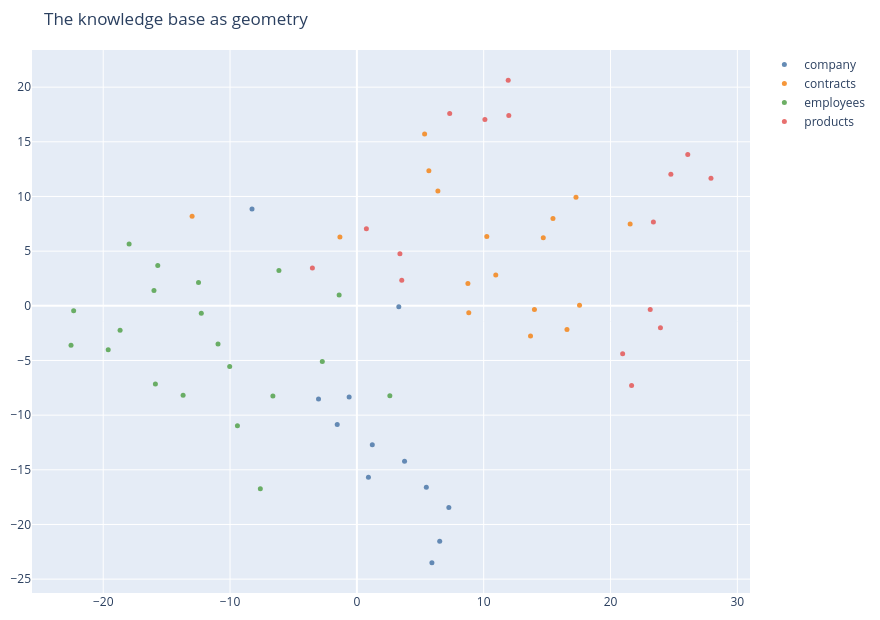

Notebook cell for this chart:
### Markdown cell above
---
## 5. Let's actually look at it

Those vectors have 384 dimensions, which nobody can picture. **t-SNE** squashes them down to 2, keeping near things near.

Nothing below knows which folder a chunk came from — the colours are added afterwards, purely so we can check. If the embedding model understood the content, the colours should separate on their own.

### Code cell
labels = [chunk["doc_type"] for chunk in chunks]
hover = [f"<b>{c['name']}</b><br>{c['text'][:120]}..." for c in chunks]

helpers.plot_vectors(embeddings, labels, hover, dimensions=2)

### Figure 1 — Plotly figure (JSON) as saved in the notebook; plotly's stock layout.template omitted (floating-point values rounded to 4 significant figures)
{"data": [{"hoverinfo": "text", "hovertext": ["<b>about</b><br># About Takahe Air\n\nTakahe Air is a fictional regional airline invented for training and demonstration purposes. Nothing...", "<b>about</b><br>ew Zealand, with a focus on regional routes that larger carriers had withdrawn from.\n\nThe airline is headquartered at Le...", "<b>about</b><br>leaner ground operations and direct online distribution could make these routes viable again.\n\n## Scale\n\nAs of the 2026 ...", "<b>about</b><br>aining 25 percent is split between staff share schemes and a group of regional council investment arms.\n\nThe company has...", "<b>careers</b><br># Careers at Takahe Air\n\n## Why work here\n\nTakahe Air employs 610 people across Wellington, Christchurch and Palmerston ...", "<b>careers</b><br>ution, double the statutory minimum.\n- **Flexible rostering.** Cabin crew and ground staff can trade shifts through the ...", "<b>careers</b><br>A 30-minute conversation with the hiring manager\n3. A practical exercise relevant to the role, time-boxed and paid for r...", "<b>careers</b><br>in 2023.\n\n## Current focus areas\n\nThe largest hiring needs for FY2027 are licensed aircraft maintenance engineers in Pal...", "<b>history</b><br># Takahe Air Company History\n\n## 2019 — Founding\n\nTakahe Air Holdings Limited was incorporated on 14 March 2019. Hana Re...", "<b>history</b><br>tions grounded the fleet for 94 days. Takahe Air kept all 38 staff employed through the wage subsidy scheme and used the...", "<b>history</b><br>hts. Freight grew to 31 percent of revenue by the end of that year.\n\n## 2022 — Series A\n\nA NZD 24 million Series A round...", "<b>history</b><br>third parties as TakaheConnect, a B2B booking API. Travel agencies and corporate travel managers could now book Takahe A..."], "marker": {"color": "#4c78a8", "opacity": 0.85, "size": 5}, "mode": "markers", "name": "company", "type": "scatter", "x": [3.76, 0.9113, -1.549, -8.267, 5.476, 7.252, 6.532, 5.917, 1.216, -0.6087, -3.023, 3.307], "y": [-14.23, -15.68, -10.86, 8.853, -16.6, -18.46, -21.54, -23.5, -12.71, -8.34, -8.522, -0.08728]}, {"hoverinfo": "text", "hovertext": ["<b>Contract with Aotearoa University for SkyPoints</b><br># Contract — Aotearoa University and Takahe Air (SkyPoints)\n\n**Agreement reference:** KA-CON-2025-031\n**Parties:** Takah...", "<b>Contract with Aotearoa University for SkyPoints</b><br>e\n\nA corporate SkyPoints account under which all points earned by staff travelling on university business accrue to the ...", "<b>Contract with Aotearoa University for SkyPoints</b><br>rom invoice, aligned to the university's procurement policy.\n\n## Personal travel carve-out\n\nStaff booking personal trave...", "<b>Contract with Aotearoa University for SkyPoints</b><br>o minimum volume and no points earning.\n\nStudent fare uptake was 4,100 sectors in 2025.\n\n## Reporting\n\nTakahe Air provid...", "<b>Contract with Fernhill Tours for TakaheFlex</b><br># Contract — Fernhill Tours and Takahe Air (TakaheFlex)\n\n**Agreement reference:** KA-CON-2024-017\n**Parties:** Takahe Ai...", "<b>Contract with Fernhill Tours for TakaheFlex</b><br>eFlex product across the Takahe Air network, with particular volume on the Queenstown, Christchurch and Wānaka routes.\n\n...", "<b>Contract with Fernhill Tours for TakaheFlex</b><br>fare.\n\n## Weather cancellation clause\n\nWhere a tour is cancelled due to a Civil Defence warning or a Department of Conse...", "<b>Contract with Fernhill Tours for TakaheFlex</b><br>mitment\n- Quarterly business review\n\n## Renewal\n\nThe agreement contains a right of first refusal for Fernhill Tours on r...", "<b>Contract with Harbourline Travel for TakaheConnect</b><br># Contract — Harbourline Travel and Takahe Air (TakaheConnect)\n\n**Agreement reference:** KA-CON-2024-022\n**Parties:** Ta...", "<b>Contract with Harbourline Travel for TakaheConnect</b><br>ting and managing Takahe Air inventory across the full network.\n\n## Commercial terms\n\n- **Partner tier:** Strategic.\n- *...", "<b>Contract with Harbourline Travel for TakaheConnect</b><br>y 02:00 to 04:00 NZST maintenance window.\n- **Incident response:** 4 hours for production incidents, with a named techni...", "<b>Contract with Harbourline Travel for TakaheConnect</b><br>issued. Actual availability across the first contract year was 99.96 percent.\n\n## Branding\n\nHarbourline Travel may displ...", "<b>Contract with Harbourline Travel for TakaheConnect</b><br>secure the 7 percent commission rate beyond 2027....", "<b>Contract with Southern Cross Logistics for TakaheCargo</b><br># Contract — Southern Cross Logistics and Takahe Air (TakaheCargo)\n\n**Agreement reference:** KA-CON-2023-004\n**Parties:*...", "<b>Contract with Southern Cross Logistics for TakaheCargo</b><br>and Bluff to Christchurch services.\n\n## Commercial terms\n\n- **Guaranteed capacity:** 4,000 kg per night across the netwo...", "<b>Contract with Southern Cross Logistics for TakaheCargo</b><br>ntainers maintained between 0 and 4 degrees Celsius, with continuous temperature logging. Logs are provided to Southern ...", "<b>Contract with Southern Cross Logistics for TakaheCargo</b><br>percent | 99.1 percent |\n\nFailure to meet on-time delivery for two consecutive quarters triggers a rate review in Southe..."], "marker": {"color": "#f58518", "opacity": 0.85, "size": 5}, "mode": "markers", "name": "contracts", "type": "scatter", "x": [10.24, 5.342, 5.677, 6.388, 14.0, 17.56, 16.57, 13.69, 10.95, -1.336, 8.824, 8.756, -12.99, 14.7, 21.55, 17.28, 15.46], "y": [6.343, 15.72, 12.34, 10.49, -0.3467, 0.06173, -2.165, -2.756, 2.829, 6.285, -0.6313, 2.044, 8.185, 6.222, 7.49, 9.919, 7.976]}, {"hoverinfo": "text", "hovertext": ["<b>Hana Reweti</b><br># HR Record — Hana Reweti\n\n## Summary\n\n- **Name:** Hana Reweti\n- **Role:** Co-founder and Chief Executive Officer\n- **Lo...", "<b>Hana Reweti</b><br>Management Programme at INSEAD in 2017. She is of Ngāti Porou descent and grew up in Ruatoria.\n\n## Compensation history\n...", "<b>Hana Reweti</b><br>ations.** Board noted exceptional handling of the Palmerston North maintenance facility dispute. Feedback flagged that s...", "<b>Hana Reweti</b><br>ve team is not a single point of failure.\n\n## Notes\n\nHana chairs the Regional Connectivity Forum, an industry body advoc...", "<b>Priya Raman</b><br># HR Record — Priya Raman\n\n## Summary\n\n- **Name:** Priya Raman\n- **Role:** Head of Customer Experience\n- **Location:** C...", "<b>Priya Raman</b><br>Joined as Customer Experience Manager |\n| 2023 | 152,000 | 12,000 | Promoted to Head of Customer Experience |\n| 2025 | 1...", "<b>Priya Raman</b><br>hout requiring a claim. This cost NZD 1.1 million in its first year and is credited with the sharp rise in Net Promoter ...", "<b>Priya Raman</b><br>nservative headcount request.\n\n## Notes\n\nPriya authored the \"no hidden fees\" pricing commitment that became one of Takah...", "<b>Sarah Bennett</b><br># HR Record — Sarah Bennett\n\n## Summary\n\n- **Name:** Sarah Bennett\n- **Role:** Chief Financial Officer\n- **Location:** W...", "<b>Sarah Bennett</b><br>on history\n\n| Year | Base salary (NZD) | Bonus | Notes |\n|---|---|---|---|\n| 2022 | 215,000 | — | Joined as CFO |\n| 2023...", "<b>Sarah Bennett</b><br>logy; two proposed routes were delayed by six months while the disagreement was resolved.\n\n**2025 — Outstanding.** Deliv...", "<b>Sarah Bennett</b><br>ecutive sponsor of the annual pay equity review. She has committed publicly to Takahe Air not listing before 2029 and ha...", "<b>Tomas Vella</b><br># HR Record — Tomas Vella\n\n## Summary\n\n- **Name:** Tomas Vella\n- **Role:** Co-founder and Chief Technology Officer\n- **L...", "<b>Tomas Vella</b><br>al citizenship.\n\n## Compensation history\n\n| Year | Base salary (NZD) | Bonus | Notes |\n|---|---|---|---|\n| 2019 | 95,000...", "<b>Tomas Vella</b><br>ting product, within nine months of the decision. Board noted this as the clearest example of the airline's engineering ...", "<b>Tomas Vella</b><br>he booking platform in-house during the border-closure shutdown rather than licence a third-party system. This decision ...", "<b>Wiremu Katene</b><br># HR Record — Wiremu Katene\n\n## Summary\n\n- **Name:** Wiremu Katene\n- **Role:** Chief Pilot and Head of Flight Operations...", "<b>Wiremu Katene</b><br>ory\n\n| Year | Base salary (NZD) | Bonus | Notes |\n|---|---|---|---|\n| 2020 | 165,000 | — | Joined as Senior First Office...", "<b>Wiremu Katene</b><br>excursion incident. The investigation found no injuries and no aircraft damage, and the Civil Aviation Authority commend...", "<b>Wiremu Katene</b><br>rity to ground any Takahe Air aircraft without consulting the executive team, and has exercised it four times. On each o..."], "marker": {"color": "#54a24b", "opacity": 0.85, "size": 5}, "mode": "markers", "name": "employees", "type": "scatter", "x": [-19.61, -16.0, -15.7, -17.96, -15.89, -10.95, -10.03, -13.7, -18.67, -12.49, -6.621, -9.417, -22.54, -6.145, -2.724, -1.398, -22.33, -12.27, 2.601, -7.611], "y": [-4.028, 1.411, 3.68, 5.644, -7.141, -3.502, -5.551, -8.172, -2.245, 2.138, -8.252, -10.97, -3.613, 3.223, -5.102, 0.9802, -0.4569, -0.6806, -8.225, -16.74]}, {"hoverinfo": "text", "hovertext": ["<b>SkyPoints</b><br># Product — SkyPoints\n\n## What it is\n\nSkyPoints is Takahe Air's loyalty programme, launched in August 2023. It reached 1...", "<b>SkyPoints</b><br>fares at a fixed rate of **100 points equals NZD 1**. There are no blackout dates, no seat caps, and no separate reward ...", "<b>SkyPoints</b><br>t bonus earning, free TakaheFlex, two guest upgrades per year |\n\nTier status is held for 12 months from the date of qual...", "<b>SkyPoints</b><br>than non-members. The programme's breakage rate, meaning points earned but never redeemed, is 14 percent, which is delib...", "<b>TakaheCargo</b><br># Product — TakaheCargo\n\n## What it is\n\nTakaheCargo is Takahe Air's air freight service, operating on the same network a...", "<b>TakaheCargo</b><br>onfiguration on overnight rotations between Auckland, Wellington and Christchurch, returning to passenger configuration ...", "<b>TakaheCargo</b><br>- **Perishables.** Temperature-controlled containers for seafood and horticulture, the largest category by volume.\n- **P...", "<b>TakaheCargo</b><br>heCargo tonnage.\n\nOn-time delivery performance was 94.1 percent in FY2026, against a published target of 92 percent.\n\n##...", "<b>TakaheConnect</b><br># Product — TakaheConnect\n\n## What it is\n\nTakaheConnect is Takahe Air's business-to-business booking API. It gives trave...", "<b>TakaheConnect</b><br>arrier with an average fare of NZD 142, that is a meaningful margin loss. TakaheConnect lets partners book directly at z...", "<b>TakaheConnect</b><br>limits are 100 requests per second per partner, raised on request.\n\n## Commercial terms\n\n| Partner tier | Annual segment...", "<b>TakaheConnect</b><br>Sunday 02:00 to 04:00 NZST and are excluded from the calculation.\n\nPartners on the Strategic tier receive a named techni...", "<b>TakaheFlex</b><br># Product — TakaheFlex\n\n## What it is\n\nTakaheFlex is Takahe Air's flexible fare product for travellers whose plans chang...", "<b>TakaheFlex</b><br>ex ticket can be transferred to another traveller once, free of charge.\n\n## Pricing\n\nTakaheFlex is priced as a supplemen...", "<b>TakaheFlex</b><br>tandard Takahe Air allowance, included in all fares)\n- Priority standby if a flight is disrupted\n- Seat selection at no ...", "<b>TakaheFlex</b><br>Corporate travellers account for 61 percent of TakaheFlex purchases.\n\nPriya Raman's customer experience team reports tha..."], "marker": {"color": "#e45756", "opacity": 0.85, "size": 5}, "mode": "markers", "name": "products", "type": "scatter", "x": [10.1, 7.319, 11.98, 11.93, 24.76, 23.38, 27.92, 26.09, 3.539, 3.395, 0.7504, -3.507, 23.94, 23.13, 20.95, 21.66], "y": [17.04, 17.59, 17.41, 20.63, 12.03, 7.663, 11.68, 13.85, 2.34, 4.758, 7.058, 3.464, -1.998, -0.3412, -4.384, -7.295]}], "layout": {"height": 620, "margin": {"b": 10, "l": 10, "r": 10, "t": 50}, "title": {"text": "The knowledge base as geometry"}, "width": 880}}
